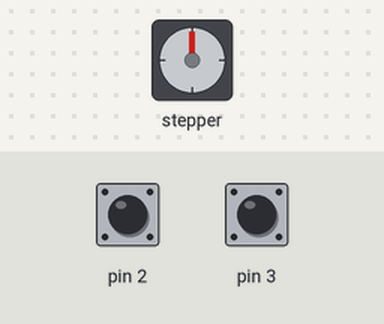
This sketch was run on a simulated Arduino Uno, built with avr-gcc and run on an emulated ATmega328P. On the bench: stepper motor. Inputs (shaded band) come from the test bench; at power-on: pin 2 HIGH, pin 3 HIGH. Stepper angles assume 2048 steps per turn.

Above: at 1.2 s.
1.3 s: pin 2 pulled LOW for 0.15 s
At 3.4 s:
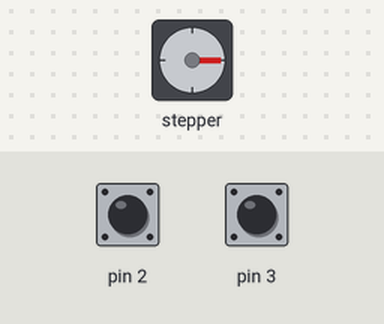
3.8 s: pin 3 pulled LOW for 3.2 s
At 7.9 s:
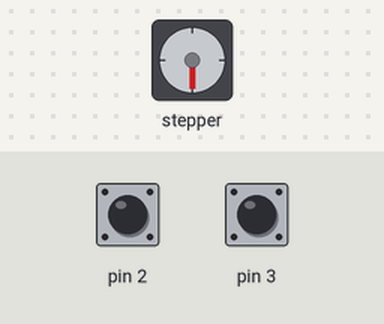
8.5 s: pin 3 pulled LOW for 0.15 s
At 8.65 s:
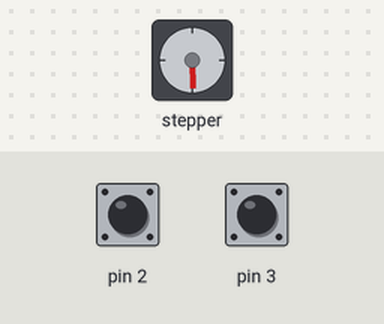
11.0 s: pin 2 pulled LOW for 3.2 s
At 11.45 s:
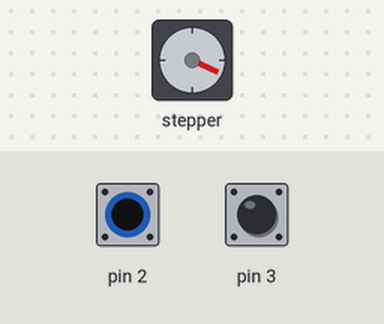
15.7 s: pin 2 pulled LOW for 1 s
At 16.15 s:
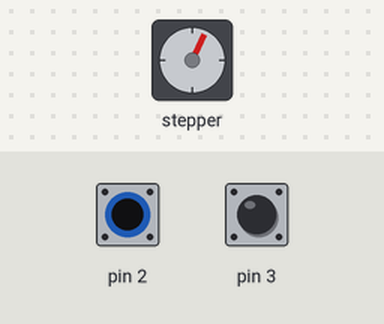
18.2 s: pin 3 pulled LOW for 1 s
At 18.65 s:
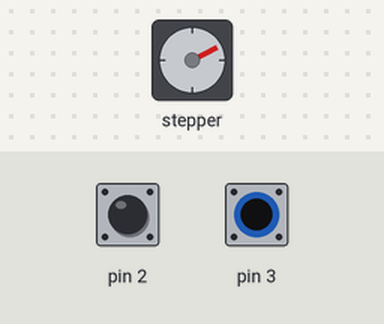
Timing chart, 0 to 21.2 s (numbered marks = the images above; inputs shaded):
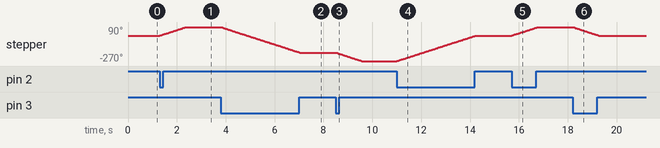

Measured:
- after the input at 1.3 s, stepper: turns 90° clockwise in 1.1 s, starting at once
- after the input at 3.8 s, stepper: turns 270° counter-clockwise in 3.2 s, starting at once
- after the input at 8.5 s, stepper: turns 90° counter-clockwise in 1.1 s, starting at once
- after the input at 11.0 s, stepper: turns 270° clockwise in 3.2 s, starting at once
- after the input at 15.7 s, stepper: turns 90° clockwise in 1.1 s, starting at once
- after the input at 18.2 s, stepper: turns 90° counter-clockwise in 1.1 s, starting at once

The sketch:

Lab_1J.ino
```cpp
#include <Stepper.h>

const int stepsPerRevolution = 2048;  // 32 steps * 64:1 gearhead
Stepper myStepper(stepsPerRevolution, 8, 10, 9, 11);
void setup() {
  pinMode(2, INPUT_PULLUP);
  pinMode(3, INPUT_PULLUP);
  myStepper.setSpeed(14);
}

void loop() {
  // step one revolution  in one direction:
  if ( !digitalRead(2) ) {
    myStepper.step(stepsPerRevolution / 4);
  }

  // step one revolution in the other direction:
  if ( !digitalRead(3) ) {
      myStepper.step(-stepsPerRevolution / 4);
  }
}
```
